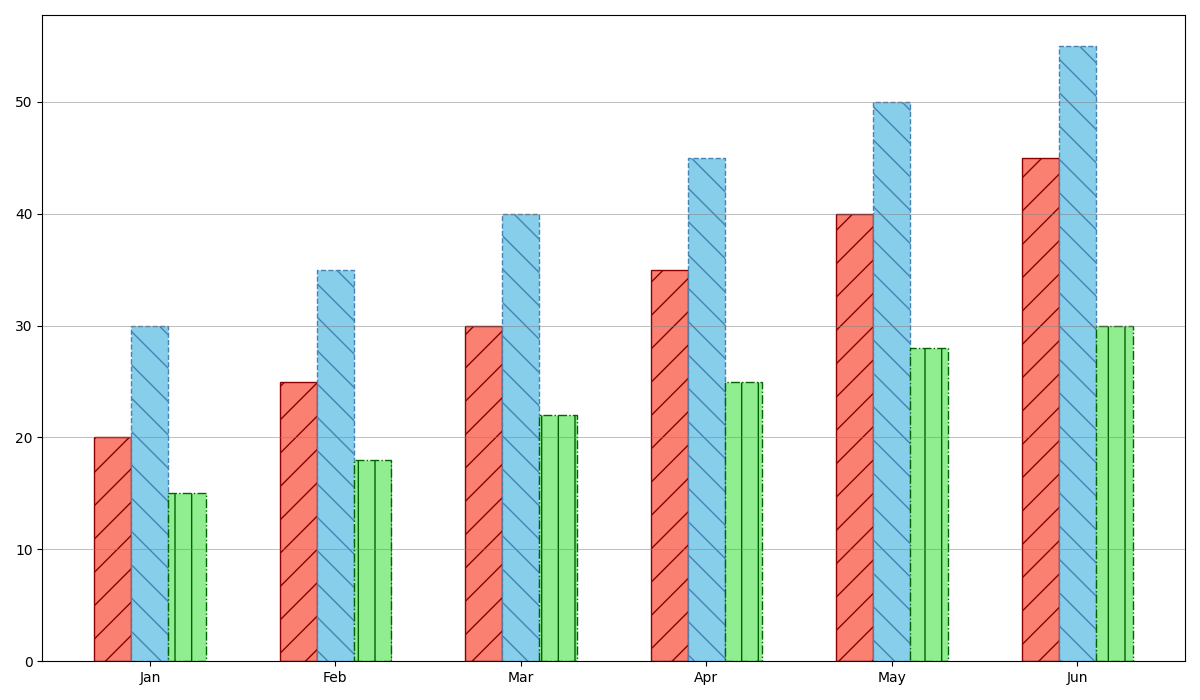

Write Python code to recreate this figure.
import matplotlib.pyplot as plt
import numpy as np

months = ['Jan', 'Feb', 'Mar', 'Apr', 'May', 'Jun']
cats = [20, 25, 30, 35, 40, 45]
dogs = [30, 35, 40, 45, 50, 55]
fish = [15, 18, 22, 25, 28, 30]

fig, ax = plt.subplots(figsize=(12, 7))

x = np.arange(len(months))
bar_width = 0.2

ax.bar(x - bar_width, cats, width=bar_width, color='salmon', edgecolor='darkred', linestyle='-', hatch='/')
ax.bar(x, dogs, width=bar_width, color='skyblue', edgecolor='steelblue', linestyle='--', hatch='\\')
ax.bar(x + bar_width, fish, width=bar_width, color='lightgreen', edgecolor='darkgreen', linestyle='-.', hatch='|')

ax.set_xticks(x)
ax.set_xticklabels(months)
ax.yaxis.grid(True, which='major', linestyle='-', linewidth=0.5, color='gray', alpha=0.7)

plt.tight_layout()
plt.show()
